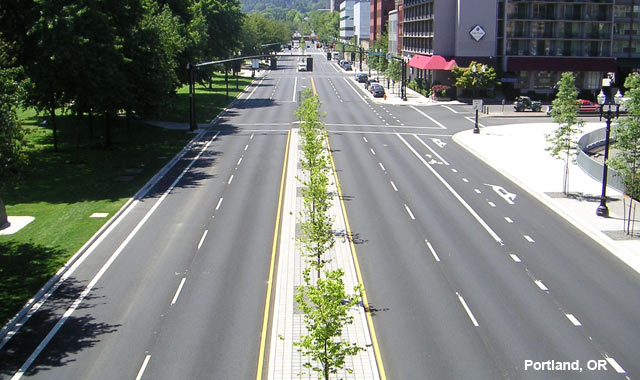
#> input picture lane.jpg, 640 x 380 px
$ python 'hough lines rough.py'
#> lines starting #> are read from the running program, lines starting #| are printed output that depends on the picture; after the words box and inside, x2 and y2 are one past the last pixel; in counts of white or black regions, pixels touching at a corner belong together
import cv2
import numpy as np

img = cv2.imread('lane.jpg')
#> img is the input picture: shape (380, 640, 3); mean B, G, R 118.8, 124.4, 120.1
img_c = img.copy()
gray = cv2.cvtColor(img,cv2.COLOR_BGR2GRAY)
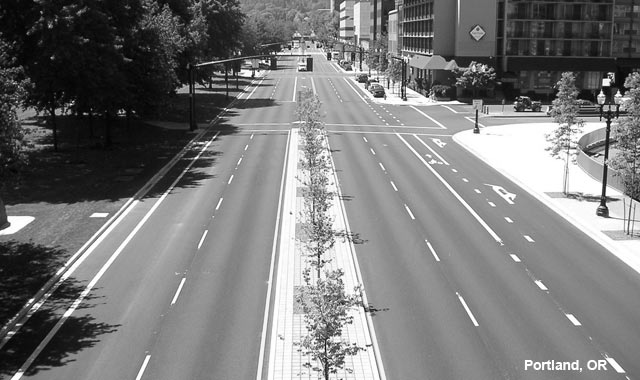
#> gray: shape (380, 640); min 0, max 255, mean 122.5
edges = cv2.Canny(gray,50,150,apertureSize = 3)
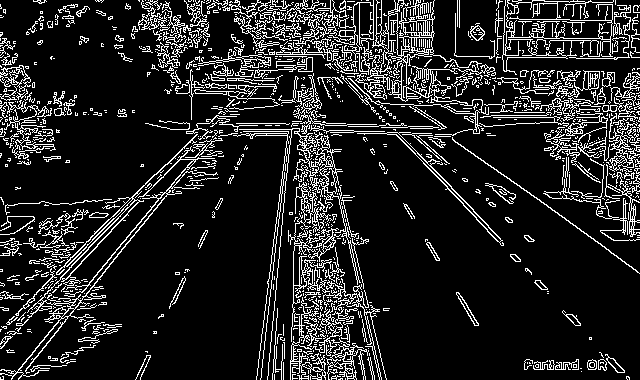
#> edges: shape (380, 640); 14.4% white in thin lines or dots
minLineLength = 100
maxLineGap = 10
lines = cv2.HoughLinesP(edges,1,np.pi/180,100,minLineLength,maxLineGap)
#> lines = 152 rows, first 6: [65, 279, 137, 202], [132, 197, 165, 164], [66, 266, 123, 209], [523, 188, 638, 272], [112, 261, 170, 190], [476, 219, 486, 229]
for line in lines:

    x1,y1,x2,y2 = line[0]
    cv2.line(img,(x1,y1),(x2,y2),(0,255,0),2)
#> this loop made 152 passes
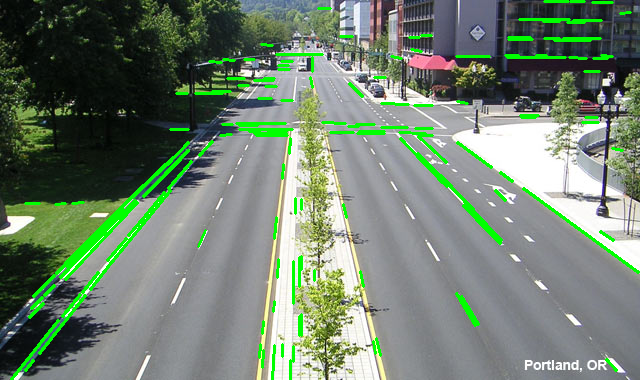
#> img: shape (380, 640, 3); 4.82% of pixels changed, all inside (x1, y1, x2, y2) = (10, 0, 640, 380)

cv2.imwrite('houghlines5.jpg',img)
cv2.imshow('line', img)
cv2.imshow('line2', img_c)
cv2.waitKey(0)
